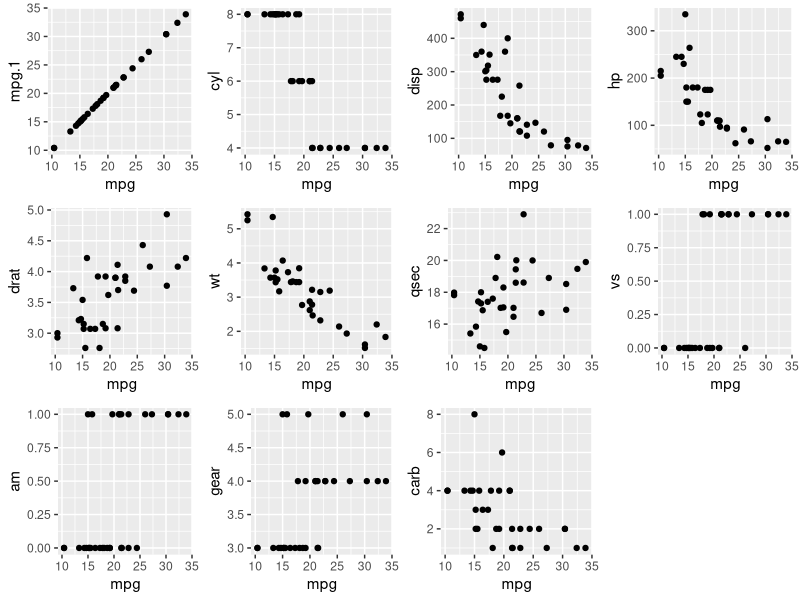

This chart was generated by the following R code:
## ---- chunk 1
# Crear una lista simple
mi_lista <- list(
  nombre = "Ana",
  edad = 30,
  notas = c(8.5, 9.0, 10),
  aprobado = TRUE
)

mi_lista
## ---- chunk 2
# Acceso por nombre (con doble corchete)
mi_lista[["notas"]]

# Acceso por posición
mi_lista[[2]]

# Acceso por nombre usando el operador $
mi_lista$nombre
## ---- chunk 3
lista_df <- list(mtcars, ToothGrowth)
## ---- chunk 4
apply(mtcars, 2, mean)
## ---- chunk 5
apply(mtcars, 2, summary)
## ---- chunk 6
mean(mtcars$wt)
mean(mtcars$gear)
mean(mtcars$mpg)
## ---- chunk 7
# Devuelve una lista
my_list <-list("Lisa","Pedro","Alberto")
## ---- chunk 8
lapply(my_list, nchar)
## ---- chunk 9
nchar(my_list[[1]])
nchar(my_list[[2]])
nchar(my_list[[3]])
## ---- chunk 10
library(ggplot2)
library(cowplot)

plot_list <- list()

for (ii in 1:ncol(mtcars)) {
  axis_titles <- colnames(mtcars[, c(1, ii)])
  my_df <- mtcars[, c(1, ii)]
  colnames(my_df) <- c("x_axis", "y_axis")

  plot_list[[ii]] <- ggplot(my_df, aes(x = x_axis, y = y_axis)) +
    geom_point() +
    xlab(axis_titles[1]) +
    ylab(axis_titles[2])
}

cowplot::plot_grid(plotlist = plot_list)
